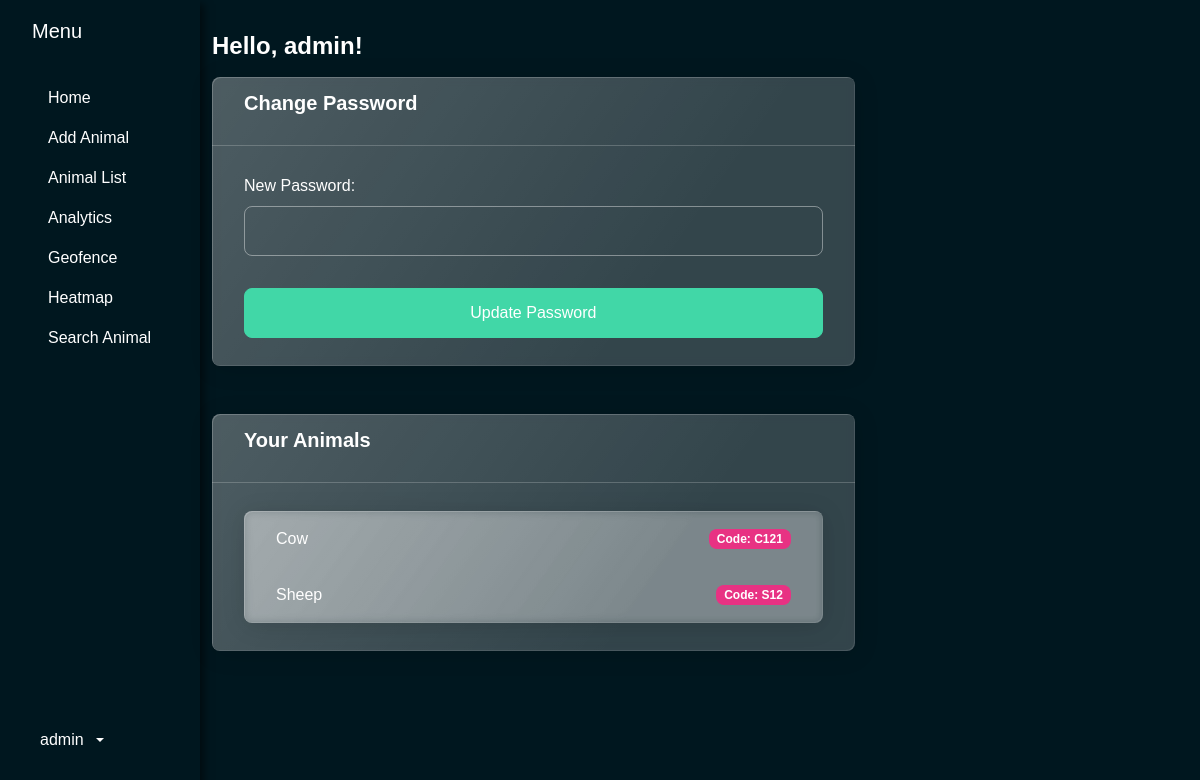
The page /profile (signed in) on the database its author committed.
### models.py (models this page shows, shortened)
class User(db.Model):
    id = db.Column(db.Integer, primary_key=True)
    username = db.Column(db.String(80), unique=True, nullable=False)
    password_hash = db.Column(db.String(128))
    animals = db.relationship('Animal', backref='owner', lazy=True)
    geofence = db.relationship('Geofence', backref='owner', lazy=True, uselist=False)  # One-to-One relationship

class Animal(db.Model):
    id = db.Column(db.Integer, primary_key=True)
    name = db.Column(db.String(80), nullable=False)
    code = db.Column(db.String(50), nullable=False)
    remarks = db.Column(db.String(200), nullable=True)
    owner_id = db.Column(db.Integer, db.ForeignKey('user.id'), nullable=False)

### routes.py (the view, shortened to what this page needs)
@main_routes.route('/profile', methods=['GET', 'POST'])
def profile():
    if 'user_id' not in session:
        return redirect(url_for('main_routes.login'))
    user_id = session['user_id']
    user = User.query.get(user_id)
    animals = Animal.query.filter_by(owner_id=user_id).all()
    return render_template('profile.html', user=user, animals=animals)

### templates/profile.html
{% extends 'base.html' %}
{% block content %}
        <div class="row">
            <div class="col-md-8">
                <h4 class="card-title pb-2">Hello, {{ user.username }}!</h4>
                <div class="card mb-4">
                    <div class="card-header">
                        <h5>Change Password</h5>
                    </div>
                    <div class="card-body">
                        <form action="{{ url_for('main_routes.profile') }}" method="POST">
                            <div class="mb-3">
                                <label for="password" class="form-label">New Password:</label>
                                <input type="password" name="password" class="form-control" required>
                            </div>
                            <button type="submit" class="btn btn-success w-100">Update Password</button>
                        </form>
                    </div>
                </div>
                <div class="card mb-4">
                    <div class="card-header">
                        <h5>Your Animals</h5>
                    </div>
                    <div class="card-body">
                        <ul class="list-group">
                            {% for animal in animals %}
                            <li class="list-group-item d-flex justify-content-between align-items-center">
                                {{ animal.name }}
                                <span class="badge bg-primary">Code: {{ animal.code }}</span>
                            </li>
                            {% else %}
                            <li class="list-group-item text-center">No animals found.</li>
                            {% endfor %}
                        </ul>
                    </div>
                </div>
            </div>
        </div>
    </div>
    {% endblock %}

### templates/base.html (shortened to what this page needs)
<!DOCTYPE html>
<html lang="en">
<head>
    <link href="https://cdn.jsdelivr.net/npm/bootswatch@5.3.3/dist/quartz/bootstrap.min.css" rel="stylesheet">
    <link rel="stylesheet" href="{{ url_for('static', filename='css/style.css') }}" />
</head>
<body class="bg-dark">
    <div class="container-fluid">
        <div class="row flex-nowrap">
            <div id="sidebar" class="col-auto col-md-3 col-xl-2 px-sm-2 px-0 bg-dark">
                <div class="bg-dark d-flex flex-column align-items-center align-items-sm-start px-2 pt-2 text-white min-vh-100">
                    <a href="/" class="d-flex align-items-center pb-3 mb-md-0 me-md-auto text-white text-decoration-none">
                        <span class="fs-5 d-none d-sm-inline">Menu</span>
                    </a>
                    <ul class="nav nav-pills flex-column mb-sm-auto mb-0 align-items-center align-items-sm-start" id="menu">
                        <li class="nav-item">
                            <a href="{{ url_for('main_routes.index') }}" class="nav-link {% if active_page == 'home' %}active{% endif %}">
                                Home
                            </a>
                        </li>
                        <li>
                            <a href="{{ url_for('main_routes.add_animal') }}" class="nav-link {% if active_page == 'add_animal' %}active{% endif %}">
                                Add Animal
                            </a>
                        </li>
                        <li>
                            <a href="{{ url_for('main_routes.animal_list') }}" class="nav-link {% if active_page == 'animal_list' %}active{% endif %}">
                                Animal List
                            </a>
                        </li>
                        <li>
                            <a href="{{ url_for('main_routes.analytics') }}" class="nav-link {% if active_page == 'analytics' %}active{% endif %}">
                                Analytics
                            </a>
                        </li>
                        <li>
                            <a href="{{ url_for('main_routes.geofence') }}" class="nav-link {% if active_page == 'geofence' %}active{% endif %}">
                                Geofence
                            </a>
                        </li>
                        <li>
                            <a href="{{ url_for('main_routes.heatmap') }}" class="nav-link {% if active_page == 'heatmap' %}active{% endif %}">
                                Heatmap
                            </a>
                        </li>
                        <li>
                            <a href="{{ url_for('main_routes.search_animal') }}" class="nav-link {% if active_page == 'search_animal' %}active{% endif %}">
                                Search Animal
                            </a>
                        </li>
                    </ul>
                    <div class="dropdown pb-4">
                        <a href="#" class="d-flex align-items-center text-white text-decoration-none dropdown-toggle" id="dropdownUser1" data-bs-toggle="dropdown" aria-expanded="false">
                            <span class="mx-1">{{ session.get('username', 'Guest') }}</span>
                        </a>
                    </div>
                </div>
            </div>
            <div class="col py-3 min-vh-100">{% block content %}{% endblock %}</div>
        </div>
</body>
</html>

### static/css/style.css (style rules this page uses)
html, body { font-family: "Poppins", sans-serif; scroll-behavior: smooth; --bs-dark-rgb: 0, 23, 31; background-image: none; }
a { text-decoration: none; }
#sidebar { box-shadow: 4px 4px 8px rgba(0, 0, 0, 0.5); }

### rows shown on the page
User: get "admin", username "admin"
Animal: name "Cow", code "C121"
Animal: name "Sheep", code "S12"
